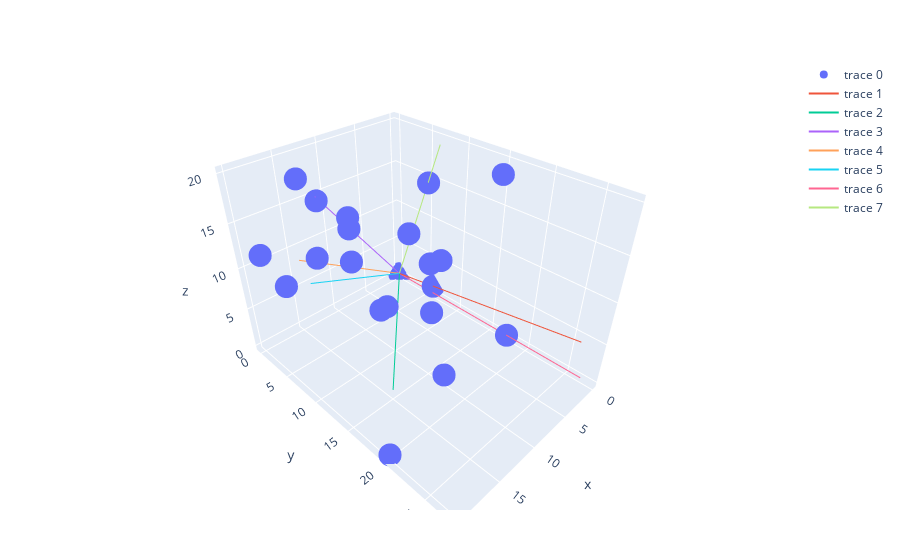

The notebook cell this image was saved under:
### Code cell
FinalConicHull(m1)

### Figure 1 — Plotly figure (JSON) as saved in the notebook; plotly's stock layout.template omitted (floating-point values rounded to 4 significant figures)
{"data": [{"mode": "markers", "type": "scatter3d", "x": [0, 3, 10, 12, 11, 11, 12, 20, 14, 4, 20, 15, 19, 2, 1, 1, 9, 14, 12, 11, 0], "y": [6, 17, 15, 6, 18, 10, 6, 20, 1, 6, 3, 20, 5, 9, 18, 6, 2, 3, 1, 9, 0], "z": [1, 20, 13, 10, 2, 6, 15, 0, 18, 10, 13, 13, 10, 7, 1, 15, 11, 10, 15, 5, 0]}, {"mode": "lines", "type": "scatter3d", "x": [0, 0], "y": [26.04, 0], "z": [4.34, 0]}, {"mode": "lines", "type": "scatter3d", "x": [14.55, 0], "y": [14.55, 0], "z": [0, 0]}, {"mode": "lines", "type": "scatter3d", "x": [11.96, 0], "y": [0.8546, 0], "z": [15.38, 0]}, {"mode": "lines", "type": "scatter3d", "x": [15.66, 0], "y": [2.35, 0], "z": [10.18, 0]}, {"mode": "lines", "type": "scatter3d", "x": [15.83, 0], "y": [4.165, 0], "z": [8.33, 0]}, {"mode": "lines", "type": "scatter3d", "x": [1.521, 0], "y": [27.39, 0], "z": [1.521, 0]}, {"mode": "lines", "type": "scatter3d", "x": [1.32, 0], "y": [7.919, 0], "z": [19.8, 0]}], "layout": {"margin": {"b": 50, "l": 50, "r": 50, "t": 60}}}
